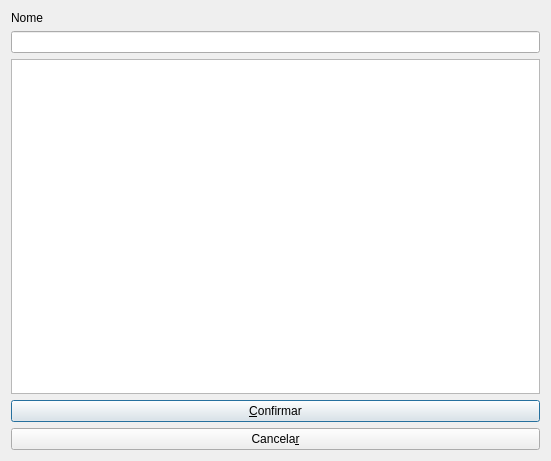
<?xml version="1.0" encoding="UTF-8"?>
<ui version="4.0">
 <class>PesqIndicacoes</class>
 <widget class="QDialog" name="PesqIndicacoes">
  <property name="geometry">
   <rect>
    <x>0</x>
    <y>0</y>
    <width>551</width>
    <height>461</height>
   </rect>
  </property>
  <property name="windowTitle">
   <string>Dialog</string>
  </property>
  <layout class="QVBoxLayout" name="verticalLayout">
   <item>
    <widget class="QLabel" name="label">
     <property name="text">
      <string>Nome</string>
     </property>
    </widget>
   </item>
   <item>
    <widget class="QLineEdit" name="edtNome"/>
   </item>
   <item>
    <widget class="QTableWidget" name="tableWidget">
     <property name="alternatingRowColors">
      <bool>true</bool>
     </property>
    </widget>
   </item>
   <item>
    <widget class="QPushButton" name="btnConfirmar">
     <property name="text">
      <string>&amp;Confirmar</string>
     </property>
    </widget>
   </item>
   <item>
    <widget class="QPushButton" name="btnCancelar">
     <property name="text">
      <string>Cancela&amp;r</string>
     </property>
    </widget>
   </item>
  </layout>
 </widget>
 <resources/>
 <connections/>
</ui>
